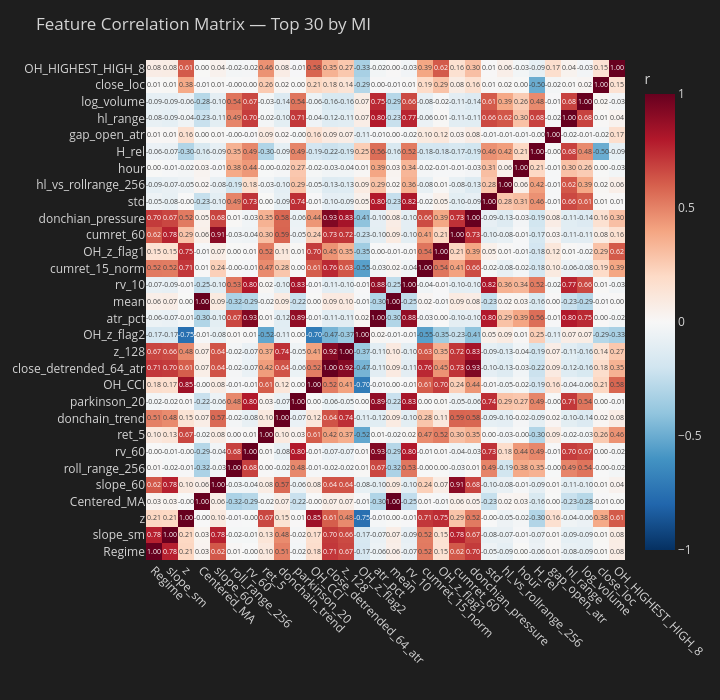

The notebook cell saved with this chart:
### Code cell
# ── Feature Correlation Heatmap ─────────────────────────────────────────────────
_N_CORR      = min(30, len(feature_cols_learn))
_HIGH_CORR   = 0.85
_top_corr_fs = mi_df_learn['feature'].head(_N_CORR).tolist()
_idx_corr    = [feature_cols_learn.index(f) for f in _top_corr_fs]
_X_corr      = X_learn[:, _idx_corr]

_corr_mat = np.corrcoef(_X_corr.T)

# Flag highly correlated pairs
_high_pairs = [
    (_top_corr_fs[i], _top_corr_fs[j], _corr_mat[i, j])
    for i in range(_N_CORR)
    for j in range(i + 1, _N_CORR)
    if abs(_corr_mat[i, j]) > _HIGH_CORR
]

if _high_pairs:
    print(f"⚠  Highly correlated pairs (|r| > {_HIGH_CORR}) — consider removing one from each pair:")
    for _a, _b, _r in sorted(_high_pairs, key=lambda x: -abs(x[2])):
        print(f"   {_a:<35}  ↔  {_b:<35}  r={_r:+.3f}")
else:
    print(f"✓  No feature pairs with |r| > {_HIGH_CORR}")

fig = go.Figure(go.Heatmap(
    z=_corr_mat,
    x=_top_corr_fs, y=_top_corr_fs,
    colorscale='RdBu_r', zmid=0, zmin=-1, zmax=1,
    colorbar=dict(title='r'),
    text=[[f'{v:.2f}' for v in row] for row in _corr_mat],
    texttemplate='%{text}',
    textfont=dict(size=7),
))
fig.update_layout(
    title=f'Feature Correlation Matrix — Top {_N_CORR} by MI',
    height=700, width=720,
    paper_bgcolor='#1e1e1e', plot_bgcolor='#1e1e1e', font=dict(color='#d4d4d4'),
    xaxis=dict(tickangle=45, automargin=True),
    yaxis=dict(automargin=True),
    margin=dict(l=140, r=20, t=60, b=140),
)
fig.show()

### Figure 1 — Plotly figure (JSON) as saved in the notebook; plotly's stock layout.template omitted (floating-point values rounded to 4 significant figures; data arrays with more than 128 entries replaced by an {"elided": "..."} marker saying what was removed)
{"data": [{"colorbar": {"title": {"text": "r"}}, "colorscale": [[0, "rgb(5,48,97)"], [0.1, "rgb(33,102,172)"], [0.2, "rgb(67,147,195)"], [0.3, "rgb(146,197,222)"], [0.4, "rgb(209,229,240)"], [0.5, "rgb(247,247,247)"], [0.6, "rgb(253,219,199)"], [0.7, "rgb(244,165,130)"], [0.8, "rgb(214,96,77)"], [0.9, "rgb(178,24,43)"], [1, "rgb(103,0,31)"]], "text": {"elided": "30x30 str values"}, "textfont": {"size": 7}, "texttemplate": "%{text}", "type": "heatmap", "x": ["Regime", "slope_sm", "z", "Centered_MA", "slope_60", "roll_range_256", "rv_60", "ret_5", "donchain_trend", "parkinson_20", "OH_CCI", "close_detrended_64_atr", "z_128", "OH_z_flag2", "atr_pct", "mean", "rv_10", "cumret_15_norm", "OH_z_flag1", "cumret_60", "donchian_pressure", "std", "hl_vs_rollrange_256", "hour", "H_rel", "gap_open_atr", "hl_range", "log_volume", "close_loc", "OH_HIGHEST_HIGH_8"], "y": ["Regime", "slope_sm", "z", "Centered_MA", "slope_60", "roll_range_256", "rv_60", "ret_5", "donchain_trend", "parkinson_20", "OH_CCI", "close_detrended_64_atr", "z_128", "OH_z_flag2", "atr_pct", "mean", "rv_10", "cumret_15_norm", "OH_z_flag1", "cumret_60", "donchian_pressure", "std", "hl_vs_rollrange_256", "hour", "H_rel", "gap_open_atr", "hl_range", "log_volume", "close_loc", "OH_HIGHEST_HIGH_8"], "z": {"elided": "30x30 float values"}, "zmax": 1, "zmid": 0, "zmin": -1}], "layout": {"font": {"color": "#d4d4d4"}, "height": 700, "margin": {"b": 140, "l": 140, "r": 20, "t": 60}, "paper_bgcolor": "#1e1e1e", "plot_bgcolor": "#1e1e1e", "title": {"text": "Feature Correlation Matrix — Top 30 by MI"}, "width": 720, "xaxis": {"automargin": true, "tickangle": 45}, "yaxis": {"automargin": true}}}
